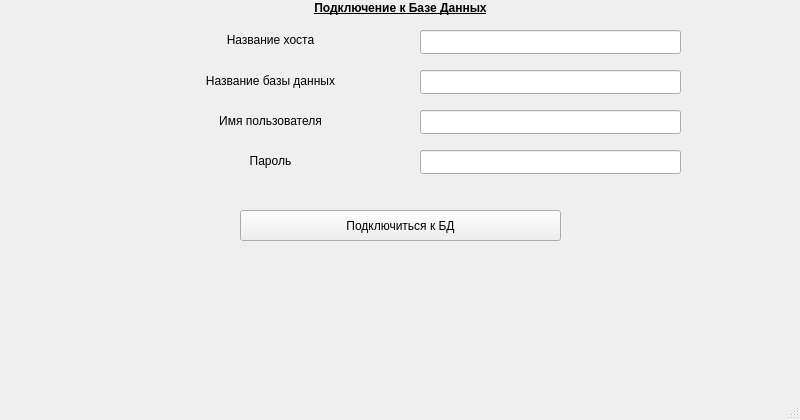
<?xml version="1.0" encoding="UTF-8"?>
<ui version="4.0">
 <class>MainWindow</class>
 <widget class="QMainWindow" name="MainWindow">
  <property name="geometry">
   <rect>
    <x>0</x>
    <y>0</y>
    <width>800</width>
    <height>420</height>
   </rect>
  </property>
  <property name="maximumSize">
   <size>
    <width>800</width>
    <height>420</height>
   </size>
  </property>
  <property name="sizeIncrement">
   <size>
    <width>800</width>
    <height>420</height>
   </size>
  </property>
  <property name="baseSize">
   <size>
    <width>800</width>
    <height>420</height>
   </size>
  </property>
  <property name="windowTitle">
   <string>Подключение к Базе Данных</string>
  </property>
  <property name="autoFillBackground">
   <bool>true</bool>
  </property>
  <property name="styleSheet">
   <string notr="true"/>
  </property>
  <widget class="QWidget" name="centralwidget">
   <widget class="QLabel" name="label_error_message">
    <property name="geometry">
     <rect>
      <x>7</x>
      <y>290</y>
      <width>781</width>
      <height>20</height>
     </rect>
    </property>
    <property name="font">
     <font>
      <pointsize>20</pointsize>
     </font>
    </property>
    <property name="styleSheet">
     <string notr="true"/>
    </property>
    <property name="text">
     <string/>
    </property>
    <property name="alignment">
     <set>Qt::AlignCenter</set>
    </property>
   </widget>
   <widget class="QLabel" name="label_db_connect">
    <property name="geometry">
     <rect>
      <x>0</x>
      <y>0</y>
      <width>801</width>
      <height>16</height>
     </rect>
    </property>
    <property name="font">
     <font>
      <weight>75</weight>
      <bold>true</bold>
      <underline>true</underline>
     </font>
    </property>
    <property name="lineWidth">
     <number>1</number>
    </property>
    <property name="text">
     <string>Подключение к Базе Данных</string>
    </property>
    <property name="alignment">
     <set>Qt::AlignCenter</set>
    </property>
   </widget>
   <widget class="QLabel" name="label_host_name">
    <property name="geometry">
     <rect>
      <x>140</x>
      <y>30</y>
      <width>261</width>
      <height>20</height>
     </rect>
    </property>
    <property name="text">
     <string>Название хоста</string>
    </property>
    <property name="alignment">
     <set>Qt::AlignCenter</set>
    </property>
   </widget>
   <widget class="QLineEdit" name="lineEdit_host_name">
    <property name="geometry">
     <rect>
      <x>420</x>
      <y>30</y>
      <width>261</width>
      <height>24</height>
     </rect>
    </property>
    <property name="styleSheet">
     <string notr="true"/>
    </property>
   </widget>
   <widget class="QLineEdit" name="lineEdit_user_name">
    <property name="geometry">
     <rect>
      <x>420</x>
      <y>110</y>
      <width>261</width>
      <height>24</height>
     </rect>
    </property>
    <property name="styleSheet">
     <string notr="true"/>
    </property>
   </widget>
   <widget class="QLabel" name="label_database_password">
    <property name="geometry">
     <rect>
      <x>140</x>
      <y>150</y>
      <width>261</width>
      <height>21</height>
     </rect>
    </property>
    <property name="text">
     <string>Пароль</string>
    </property>
    <property name="alignment">
     <set>Qt::AlignCenter</set>
    </property>
   </widget>
   <widget class="QLineEdit" name="lineEdit_database_name">
    <property name="geometry">
     <rect>
      <x>420</x>
      <y>70</y>
      <width>261</width>
      <height>24</height>
     </rect>
    </property>
    <property name="styleSheet">
     <string notr="true"/>
    </property>
   </widget>
   <widget class="QPushButton" name="pushButton_db_connect">
    <property name="geometry">
     <rect>
      <x>240</x>
      <y>210</y>
      <width>321</width>
      <height>31</height>
     </rect>
    </property>
    <property name="cursor">
     <cursorShape>PointingHandCursor</cursorShape>
    </property>
    <property name="text">
     <string>Подключиться к БД</string>
    </property>
    <property name="autoDefault">
     <bool>false</bool>
    </property>
   </widget>
   <widget class="QLabel" name="label_user_name">
    <property name="geometry">
     <rect>
      <x>140</x>
      <y>110</y>
      <width>261</width>
      <height>21</height>
     </rect>
    </property>
    <property name="text">
     <string>Имя пользователя</string>
    </property>
    <property name="alignment">
     <set>Qt::AlignCenter</set>
    </property>
   </widget>
   <widget class="QLineEdit" name="lineEdit_database_password">
    <property name="geometry">
     <rect>
      <x>420</x>
      <y>150</y>
      <width>261</width>
      <height>24</height>
     </rect>
    </property>
    <property name="styleSheet">
     <string notr="true"/>
    </property>
    <property name="echoMode">
     <enum>QLineEdit::Password</enum>
    </property>
   </widget>
   <widget class="QLabel" name="label_database_name">
    <property name="geometry">
     <rect>
      <x>140</x>
      <y>70</y>
      <width>261</width>
      <height>21</height>
     </rect>
    </property>
    <property name="text">
     <string>Название базы данных</string>
    </property>
    <property name="alignment">
     <set>Qt::AlignCenter</set>
    </property>
   </widget>
  </widget>
  <widget class="QMenuBar" name="menubar">
   <property name="geometry">
    <rect>
     <x>0</x>
     <y>0</y>
     <width>800</width>
     <height>22</height>
    </rect>
   </property>
  </widget>
  <widget class="QStatusBar" name="statusbar"/>
 </widget>
 <resources/>
 <connections/>
</ui>
